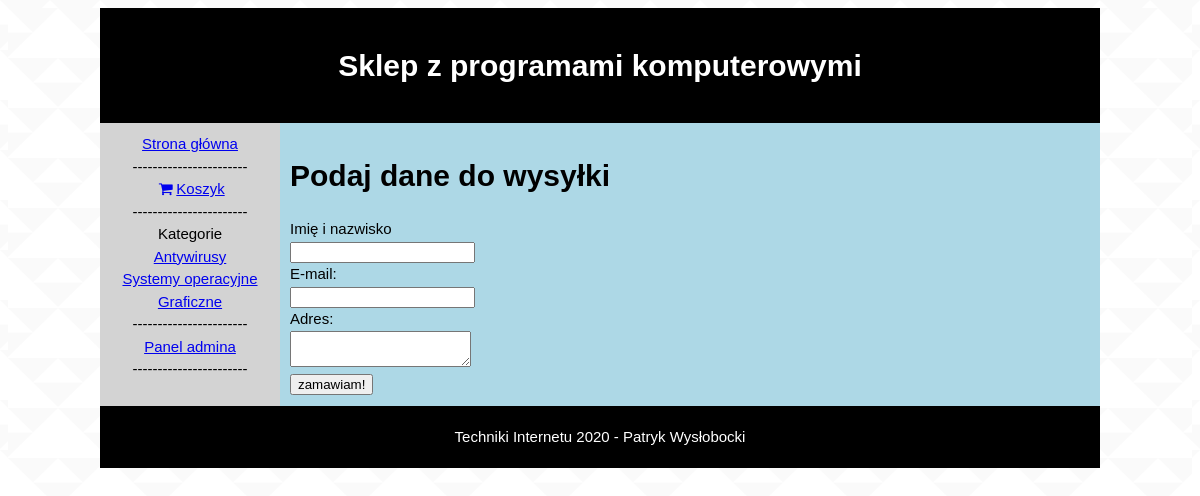
Screenshot of /pwsklep/order.php with the database file from the repository.
### tables this page shows
CREATE TABLE `categories` (
  `category_id` int(11) NOT NULL,
  `name` varchar(50) NOT NULL
);

### pwsklep/functions.php (the view, shortened to what this page needs)
<?php
function showMenu()
{
	global $pdo, $session;
	$stmt=$pdo->prepare("SELECT * FROM categories");
	$stmt->execute();
	echo '<div id="menu">';
	echo "<a href='index.php'>Strona główna</a><br/>";
	echo "-----------------------<br/>";
	echo"<a href='showcart.php'><i class='demo-icon icon-basket-1'></i>Koszyk</a><br>";
	echo "-----------------------<br/>";
	echo "Kategorie<br/>";
	while($row=$stmt->fetch(PDO::FETCH_ASSOC))
	{
		$name= $row['name'];
		$id=$row['category_id'];
		echo"<a href='index.php?cat_id=$id'>$name</a>";
		echo"<br/>";
	}
	echo "-----------------------<br/>";
	echo "<a href='admin.php'>Panel admina</a><br>";
	echo "-----------------------<br/>";
	echo"</div>";
}
?>

### pwsklep/styles.css (style rules this page uses)
html, body { background-image: url("images/triangle-mosaic.png"); font-size: 15px; font-family: Verdana, Geneva, sans-serif; line-height: 1.5; height: 100%; }
#menu { width: 160px; background-color: lightgray; float: left; padding: 10px; text-align: center; }

### pwsklep/css/ok.css (style rules this page uses)
[class^="icon-"]:before, [class*=" icon-"]:before { font-family: "ok"; font-style: normal; font-weight: normal; speak: never; display: inline-block; text-decoration: inherit; width: 1em; margin-right: .2em; text-align: center; font-variant: normal; text-transform: none; line-height: 1em; margin-left: .2em; -webkit-font-smoothing: antialiased; -moz-osx-font-smoothing: grayscale; }
.icon-basket-1:before { content: '\e802'; }

### rows the page displays
categories: name "Antywirusy"
categories: name "Systemy operacyjne"
categories: name "Graficzne"
